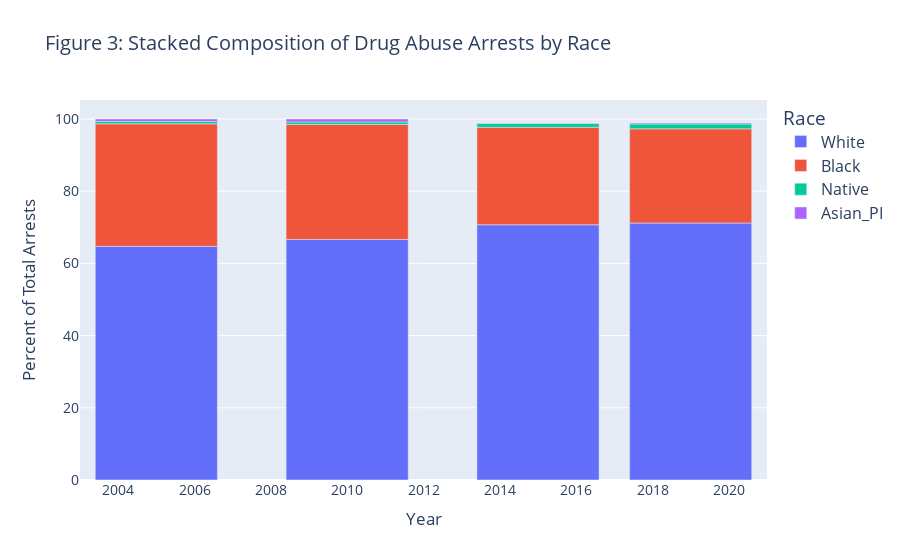

Write notebook code for a chart like this one.
### Markdown cell above
These absolute figures may conceal an important issue: Among all the arrested individuals, which groups were subjected to the greatest pressure during the law enforcement process? In Figure 2, I compared the pie charts of the number of arrests for each group in 2005 and 2019. Through this comparison, we can observe that the proportion of arrested whites rose from approximately 64% to 72%. This increase coincides with the intensified prosecution of opioid drugs, especially in predominantly white suburban areas - an area that the US criminal justice system had not previously addressed in law enforcement. The proportion of blacks slightly decreased - from approximately 34% in 2005 to approximately 26% in 2019 - but this decline masks a substantive policy change: As white opioid users attracted new law enforcement attention, black communities still suffered excessive law enforcement due to the "drug war" strategies focused on crimes in these communities. Meanwhile, the proportions of Native Americans and Asians remained at approximately 1.5%.

**Stacked Composition**

### Code cell
fig3 = px.bar(
    df_pct, x="Year",
    y=["White","Black","Native","Asian_PI"],
    title="Figure 3: Stacked Composition of Drug Abuse Arrests by Race",
    labels={"value":"Percent of Total Arrests", "variable":"Race"}
)
fig3.update_layout(
    font=dict(size=14),          
    title_font_size=20,          
    legend_font_size=16          
)
fig3.show()

### Figure 1 — Plotly figure (JSON) as saved in the notebook; plotly's stock layout.template omitted (floating-point values rounded to 4 significant figures)
{"data": [{"alignmentgroup": "True", "hovertemplate": "Race=White<br>Year=%{x}<br>Percent of Total Arrests=%{y}<extra></extra>", "legendgroup": "White", "marker": {"color": "#636efa", "pattern": {"shape": ""}}, "name": "White", "offsetgroup": "White", "orientation": "v", "showlegend": true, "textposition": "auto", "type": "bar", "x": [2005, 2010, 2015, 2019], "xaxis": "x", "y": [64.75, 66.65, 70.7, 71.18], "yaxis": "y"}, {"alignmentgroup": "True", "hovertemplate": "Race=Black<br>Year=%{x}<br>Percent of Total Arrests=%{y}<extra></extra>", "legendgroup": "Black", "marker": {"color": "#EF553B", "pattern": {"shape": ""}}, "name": "Black", "offsetgroup": "Black", "orientation": "v", "showlegend": true, "textposition": "auto", "type": "bar", "x": [2005, 2010, 2015, 2019], "xaxis": "x", "y": [33.92, 31.85, 27.01, 26.11], "yaxis": "y"}, {"alignmentgroup": "True", "hovertemplate": "Race=Native<br>Year=%{x}<br>Percent of Total Arrests=%{y}<extra></extra>", "legendgroup": "Native", "marker": {"color": "#00cc96", "pattern": {"shape": ""}}, "name": "Native", "offsetgroup": "Native", "orientation": "v", "showlegend": true, "textposition": "auto", "type": "bar", "x": [2005, 2010, 2015, 2019], "xaxis": "x", "y": [0.6462, 0.69, 1.031, 1.34], "yaxis": "y"}, {"alignmentgroup": "True", "hovertemplate": "Race=Asian_PI<br>Year=%{x}<br>Percent of Total Arrests=%{y}<extra></extra>", "legendgroup": "Asian_PI", "marker": {"color": "#ab63fa", "pattern": {"shape": ""}}, "name": "Asian_PI", "offsetgroup": "Asian_PI", "orientation": "v", "showlegend": true, "textposition": "auto", "type": "bar", "x": [2005, 2010, 2015, 2019], "xaxis": "x", "y": [0.69, 0.8133, 0.1625, 0.2473], "yaxis": "y"}], "layout": {"autosize": true, "barmode": "relative", "font": {"size": 14}, "legend": {"font": {"size": 16}, "title": {"text": "Race"}, "tracegroupgap": 0}, "title": {"font": {"size": 20}, "text": "Figure 3: Stacked Composition of Drug Abuse Arrests by Race"}, "xaxis": {"anchor": "y", "autorange": true, "domain": [0, 1], "range": [2003, 2021], "title": {"text": "Year"}, "type": "linear"}, "yaxis": {"anchor": "x", "autorange": true, "domain": [0, 1], "range": [0, 105.3], "title": {"text": "Percent of Total Arrests"}, "type": "linear"}}}
